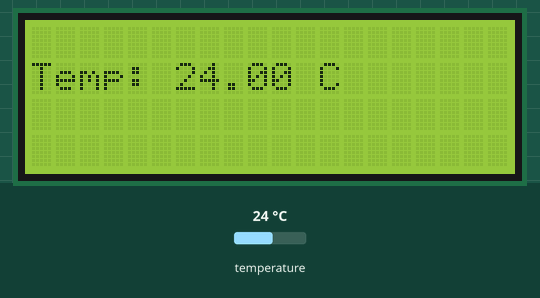
Recording of a sketch running on a simulated Arduino Uno, built with avr-gcc and run on an emulated ATmega328P. On the bench: 20×4 character LCD. Inputs (shaded band) come from the test bench; at power-on: temperature 24 °C.

Above: at 1.2 s.
1.3 s: temperature set to 2 °C
At 3.5 s:
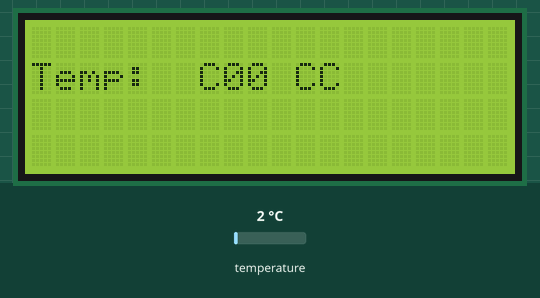
5.5 s: temperature set to 12 °C
At 7.4 s:
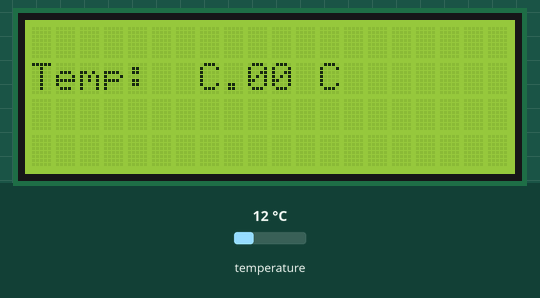
8.1 s: temperature set to 19 °C
At 9.07 s:
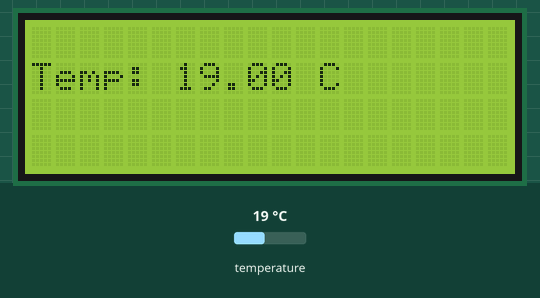
Timing chart, 0 to 11.1 s (numbered marks = the images above; inputs shaded):
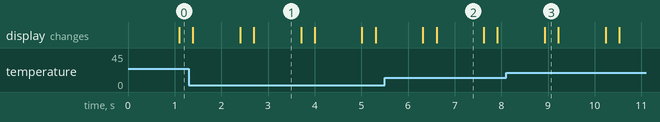

Measured:
- after the input at 1.3 s, the display: first differs from a run without the input after 1.1 s (image 1 shows a later state)
- after the input at 5.5 s, the display: first changes after 0.82 s (image 2 shows a later state)
- after the input at 8.1 s, the display: changes after 0.83 s (image 3)
- what the display in image 1 shows lasts 1.0 s, from 2.7 s to 3.7 s

The sketch:

temp.ino
```cpp
#include <Wire.h>
#include <LiquidCrystal_I2C.h>
#include <OneWire.h> // Temp sensor library

LiquidCrystal_I2C lcd(0x3F,20,4);  // set the LCD address to 0x27 for a 16 chars and 2 line display


/// Temperture Sensor Variables and Pin Definition
OneWire  ds(10); // Temp sensor data pin 10

// variable to let the getTempC function know that it's its firts iteration
bool firstTime = true;

// variable to hold the value of the temperture sensor
float temp;

// count limit the number of times the temperture is measure
int count = 0;
int secondCounter = 0;

float highTemp = 30.00;
float lowTemp = 0.00;

void setup() {
  // LCD configuration
  lcd.init(); // initialize the lcd
  lcd.backlight();

  lcd.setCursor(0, 0);

  firstTime = false;
}

void loop() {
  checkStatus();
}

void getTempC() {
  byte i;
  byte present = 0;
  byte type_s;
  byte data[12];
  byte addr[8];
  float celsius;

  if ( !ds.search(addr)) {
    ds.reset_search();
    delay(250);
    return;
  }

  // the first ROM byte indicates which chip
  switch (addr[0]) {
    case 0x10:
      //Serial.println("  Chip = DS18S20");  // or old DS1820
      type_s = 1;
      break;
    case 0x28:
      //Serial.println("  Chip = DS18B20");
      type_s = 0;
      break;
    case 0x22:
      //Serial.println("  Chip = DS1822");
      type_s = 0;
      break;
    default:
      //Serial.println("Device is not a DS18x20 family device.");
      return;
  }

  ds.reset();
  ds.select(addr);
  ds.write(0x44, 1);        // start conversion, with parasite power on at the end

  // 1000 ms delay
  if (!firstTime) {
    for (int i = 0; i < 20; i++) {
      // fuelSupply();
      delay(50);
    }
  } else {
    delay(1000);
  }

  // we might do a ds.depower() here, but the reset will take care of it.
  present = ds.reset();
  ds.select(addr);
  ds.write(0xBE);         // Read Scratchpad

  for ( i = 0; i < 9; i++) {           // we need 9 bytes
    data[i] = ds.read();
  }

  int16_t raw = (data[1] << 8) | data[0];
  if (type_s) {
    raw = raw << 3; // 9 bit resolution default
    if (data[7] == 0x10) {
      // "count remain" gives full 12 bit resolution
      raw = (raw & 0xFFF0) + 12 - data[6];
    }
  } else {
    byte cfg = (data[4] & 0x60);
    // at lower res, the low bits are undefined, so let's zero them
    if (cfg == 0x00) raw = raw & ~7;  // 9 bit resolution, 93.75 ms
    else if (cfg == 0x20) raw = raw & ~3; // 10 bit res, 187.5 ms
    else if (cfg == 0x40) raw = raw & ~1; // 11 bit res, 375 ms
    //// default is 12 bit resolution, 750 ms conversion time
  }
  lcd.print((float)raw / 16.0);
  //return celsius;
}

void checkStatus() {
  lcd.setCursor(0, 1);
  lcd.print("Temp: ");
  getTempC();
  lcd.print(" C");
}
```
